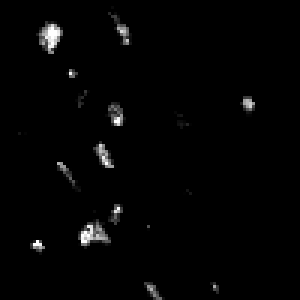
#> input picture Data/raw/test_easy_img.png, 100 x 100 px, given in place of test_easy_img.tiff, which was not available (shown 3 times larger)
$ jupyter execute --allow-errors Test.ipynb   (shell and % lines are left out)   (text cells are left out)
#> lines starting #> are read from the running program, lines starting #| are printed output that depends on the picture; after the words box and inside, x2 and y2 are one past the last pixel; in counts of white or black regions, pixels touching at a corner belong together; pictures that were not available may be replaced by others from this repository, and a replacement may not be noted
[cell 1]
import numpy as np
from skimage.io import imread, imsave
from skimage.exposure import rescale_intensity
from skimage.draw import disk, circle_perimeter
from skimage.color import gray2rgb
import matplotlib.pyplot as plt
import os
import cv2 as cv

[cell 2]
ROOT = os.path.dirname(os.getcwd())
DATA_DIR = os.path.join(ROOT, 'Data')

image_dir = os.path.join(DATA_DIR, 'raw')
mask_dir = os.path.join(DATA_DIR, 'mask')

#> (a cell that did not finish here is left out)

[cell 4]
# read in raw cell image and rescale its intensity
nuc_img = plt.imread(os.path.join(image_dir, 'test_easy_img.tiff'))
#> nuc_img is the input picture: shape (100, 100) float32; min 0, max 1, mean 0.0156
crop_shape = np.asanyarray([500,600,300,400])
nuc_img = rescale_intensity(nuc_img, (100, 400)) # need to manually set the intensity range
#> nuc_img: shape (100, 100) float32; every value is 0
nuc_img = nuc_img[crop_shape[0]:crop_shape[1], crop_shape[2]:crop_shape[3]]
#> nuc_img = empty array
# read in mask and rescale its intensity
#> (the rest of this cell did not finish here and is left out)

[cell 5]
# Initialize a guesss of the contour
def initialize(img):
    '''
    Distance transforming image into a family of level sets psi = +/-d
    The psi = 0 level always yields the moving front of a shape, aka the curve.
    '''
    img = np.clip(img, 0, 255)
    img_invert = 255 - img # this step will change boundaries to 0
    img = img.astype('uint8')
    img_invert = img_invert.astype('uint8')
    if len(img.shape) > 2:
        # conver to single-channgle gray-scale image
        img = cv.cvtColor(img, cv.COLOR_BGR2GRAY)
        img_invert = cv.cvtColor(img_invert, cv.COLOR_BGR2GRAY)
    # distance transform the image with a 3 x 3 kernel.
    dist_img = cv.distanceTransform(img, cv.DIST_L2, 3)
    # img_invert[dist_img==dist_img.max()] = 255 # (omitted because we only need distance to the boundary) need to restore the boundaries
    dist_img_invert = cv.distanceTransform(img_invert, cv.DIST_L2, 3)
    psi = dist_img + dist_img_invert
    dist_img = -1 * dist_img # the distances inside the boundaries are negative
    psi = dist_img + dist_img_invert # now the boundaries are fixed and zero
    psi = cv.GaussianBlur(psi, (3,3), sigmaX=1, borderType=cv.BORDER_DEFAULT)
    return psi

def draw_curve(psi, axis, colors='red', levels=[0]):
    '''
    Draw curve U on an image. By default, it is drawn in the red channel
    '''
    # curve at zero-crossing
    # draw levels with equal spacings
    # find the curve that cross zero level
    X = np.arange(0, psi.shape[1])
    Y = np.arange(0, psi.shape[0])
    xs, ys = np.meshgrid(X, Y, sparse=True)
    Z = psi[ys, xs]
    return axis.contour(X, Y, Z, levels=levels, colors=colors)

def pad(a):
    '''
    Pad the edge of an array a
    '''
    if a.shape[0] < 1 or a.shape[1] < 1:
        print('Image has invalid shape: expected sizes of dimensions to be greater than 1.')
    a = np.hstack((a[:,0][:, np.newaxis], a))
    a = np.hstack((a, a[:,a.shape[1]-1][:, np.newaxis]))
    a = np.vstack((a[0,:][np.newaxis, :], a))
    a = np.vstack((a, a[a.shape[0]-1,:][np.newaxis, :]))
    return a

def central_difference(psi):
    '''
    Compute central differences along x-axis, y-axis, and between x,y-axes
    '''
    # expanding psi to prevent shrinking in size after taking differences
    psi = pad(psi)
    m, n = psi.shape
    # print(m,n)
    dx = 0.5 * (psi[1:m-1, 2:n]-psi[1:m-1, 0:n-2])
    dy = 0.5 * (psi[2:m, 1:n-1]-psi[0:m-2, 1:n-1])
    dxx = (psi[1:m-1, 2:n] - psi[1:m-1, 1:n-1]) - (psi[1:m-1, 1:n-1] - psi[1:m-1, 0:n-2])
    dyy = (psi[2:m, 1:n-1] - psi[1:m-1, 1:n-1]) - (psi[1:m-1, 1:n-1] - psi[0:m-2, 1:n-1])
    dxy = 0.25 * ((psi[2:m, 2:n] - psi[2:m, 0:n-2]) - (psi[0:m-2, 2:n] - psi[0:m-2, 0:n-2]))
    return dx, dy, dxx, dyy, dxy

def finite_difference(psi, F, dt):
    '''
    Compute finite differences along the t direction at a give point psi(i,j)
    '''
    psi_right = psi[:] + dt * F # not sure about this since both dt and F are fixed
    right_diff = (psi_right - psi[:])
    psi_left = psi[:] - dt * F
    left_diff = (psi[:] - psi_left)
    return left_diff, right_diff

def finite_gradient(psi, F, dt):
    '''
    Compute gradient on the right and on the left at point psi(i,j) by using a finite difference scheme
    '''
    left_diff, right_diff = finite_difference(psi, F, dt)
    forward_grad = np.power(np.max(0, left_diff), 2) + np.power(np.min(0, right_diff), 2)
    backward_grad = np.power(np.max(0, right_diff), 2) + np.power(np.min(0, left_diff), 2)
    return forward_grad, backward_grad

def get_stopping_term(img, c=1):
    '''
    c contronls how penalizing the edges should be
    '''
    # print(img.shape)
    if len(img.shape) > 2:
        img = img.astype('uint8')
        img = cv.cvtColor(img, cv.COLOR_BGR2GRAY)
    img = pad(img)
    m,n = img.shape
    dx = 0.5 * (img[2:m, 1:n-1]-img[0:m-2, 1:n-1])
    dy = 0.5 * (img[1:m-1, 2:n]-img[1:m-1, 0:n-2])
    grad_mag = np.sqrt(dx**2 + dy**2)
    # return np.exp(-1*(grad_mag)**2 / (2*c**2)) # return the gaussian of the gradient magnitude
    return 1. / (1. + grad_mag**2)

def get_K(psi):
    dx, dy, dxx, dyy, dxy = central_difference(psi)
    dx, dy, dxx, dyy, dxy = (dx,dy,dxx,dyy,dxy).astype(np.float128)
    K = (dxx*dy**2 - 2*dy*dx*dxy + dyy*dx**2) / (np.power(dx**2 + dy**2, 1.5) + np.finfo('float').eps)
    return K

def curve_evolution(contour, img, dt=0.1, velocity=0.5, max_iter=1000):
    '''
    Evolve the curve based on the magitude the image gradient, curvature and gradient of image
    '''
    psi = initialize(contour)
    # Adjust force according to the gradient of the image
    F = get_stopping_term(img)
    fx, fy, _, _, _ = central_difference(F) # take the derivative of stopping term to make curve evolution slow down near curves (or boundaries)
    for i in range(max_iter):
        K = get_K(psi)
        dx, dy, _, _, _ = central_difference(psi)
        grad_mag = np.sqrt(dx**2 + dy**2)
        expansion = F * grad_mag
        smoothing = F * K * grad_mag
        attachment = fx*dx + fy*dy # slow down in the direction of perpenticular to the surface psi
        psi[:] = psi[:] + (dt * expansion + dt * smoothing + dt * attachment)
    return psi

[cell 6]
# [6 lines of commented-out code are left out]

[cell 7]
# [4 lines of commented-out code are left out]

[cell 8]
from skimage.draw import rectangle
# read in the test image 3
img = imread(os.path.join(DATA_DIR, "example", "test3.png"))
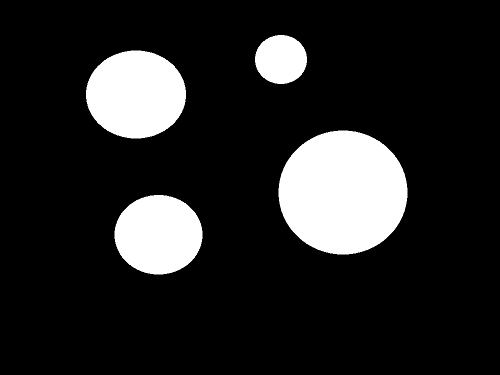
#> input picture Data/example/test3.png, 500 x 375 px
#> img is the input picture: shape (375, 500, 3); min 0, max 255, mean 36.6
img = cv.GaussianBlur(img, (3,3), sigmaX=1, borderType=cv.BORDER_DEFAULT)
contour_layer = np.zeros_like(img)
# initialize a large circle
start = (20,20)
end = (contour_layer.shape[0]-20, contour_layer.shape[1]-20)
#> end = (355, 480)
rr, cc = rectangle(start=start, end=end)
contour_layer[rr, cc, :] = [255, 255, 255]

# plt.imshow(img)
# plt.imshow(contour_layer)
fig, axs = plt.subplots(nrows=1, ncols=3, figsize=(20, 50))
max_iters = [200, 300, 400]
#> (the rest of this cell did not finish here and is left out)

[cell 9]
# read in the test image 3
img = imread(os.path.join(DATA_DIR, "example", "test3.png"))
img = cv.GaussianBlur(img, (3,3), sigmaX=1, borderType=cv.BORDER_DEFAULT)
# F = get_stopping_term(img)
# plt.imshow(F, cmap='gray')
contour_layer = np.zeros_like(img)
# initialize a small circle in each circle
center_x = 100
center_y = 100
rr, cc = disk((center_x, center_y), 15)
contour_layer[rr, cc, :] = [255, 255, 255]

center_x = 50
center_y = 280
rr, cc = disk((center_x, center_y), 15)
contour_layer[rr, cc, :] = [255, 255, 255]

center_x = 250
center_y = 175
rr, cc = disk((center_x, center_y), 15)
contour_layer[rr, cc, :] = [255, 255, 255]

center_x = 200
center_y = 300
rr, cc = disk((center_x, center_y), 15)
contour_layer[rr, cc, :] = [255, 255, 255]

# plt.imshow(img)
# plt.imshow(contour_layer)
fig, axs = plt.subplots(nrows=1, ncols=3, figsize=(20, 50))
max_iters = [200, 300, 400]
#> (the rest of this cell did not finish here and is left out)

[cell 10]
# read in cell image
img = imread(os.path.join(image_dir, "test_easy_img.png"))
#> img: shape (100, 100) uint16; min 0, max 65535, mean 1022
# img = np.clip(img, 0, 255)
img = cv.GaussianBlur(img, (3,3), sigmaX=1, borderType=cv.BORDER_DEFAULT)

# initialize a large rectangle
contour_layer = np.zeros_like(img)
start = (5,5)
end = (contour_layer.shape[0]-5, contour_layer.shape[1]-5)
#> end = (95, 95)
rr, cc = rectangle(start=start, end=end)
contour_layer[rr, cc] = 255

# initalize psi
psi = initialize(contour_layer)

# evolve the contour with psi
#> (the rest of this cell did not finish here and is left out)

#> in initialize (call 6), `img = np.clip(img, 0, 255)`:
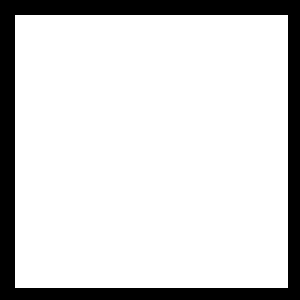
#> img: shape (100, 100) uint16 (shown 3 times larger); 82.8% white; 1 black region, box (x1, y1, x2, y2) and area: (0, 0, 100, 100) 1719
#> in initialize (call 6), `dist_img = cv.distanceTransform(img, cv.DIST_L2, 3)`:
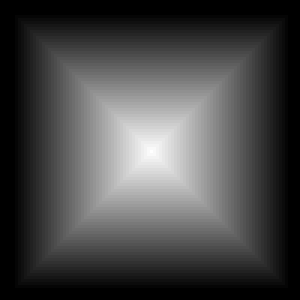
#> dist_img: shape (100, 100) float32 (shown 3 times larger); min 0, max 43.93, mean 12.4; drawn with min black and max white
#> in initialize (call 6), `dist_img = -1 * dist_img`:
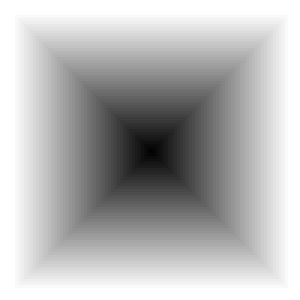
#> dist_img: shape (100, 100) float32 (shown 3 times larger); min -43.93, max 0, mean -12.39; drawn with min black and max white
#> in initialize (call 6), `psi = dist_img + dist_img_invert`:
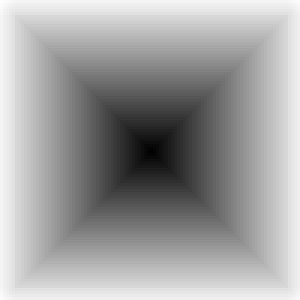
#> psi: shape (100, 100) float32 (shown 3 times larger); min -43.93, max 6.85, mean -11.92; drawn with min black and max white
#> in pad (call 8), `a = np.vstack((a[0,:][np.newaxis, :], a))`:
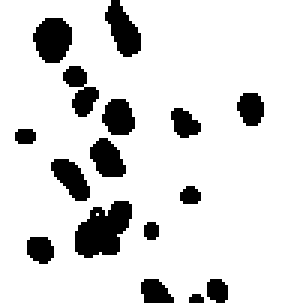
#> a: shape (101, 102) float64 (shown 3 times larger); min 4.68e-10, max 1, mean 0.865
#> in central_difference (call 5), `dyy = (psi[2:m, 1:n-1] - psi[1:m-1, 1:n-1]) - (psi[1:m-1, 1:n-1] - psi..`:
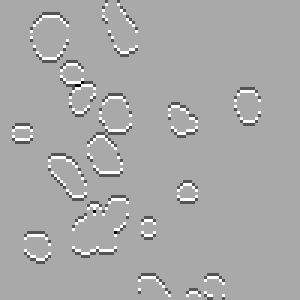
#> dyy: shape (100, 100) float64 (shown 3 times larger); min -2, max 1, mean -1.33e-19; drawn with min black and max white
#> in central_difference (call 5), `dxy = 0.25 * ((psi[2:m, 2:n] - psi[2:m, 0:n-2]) - (psi[0:m-2, 2:n] - p..`:
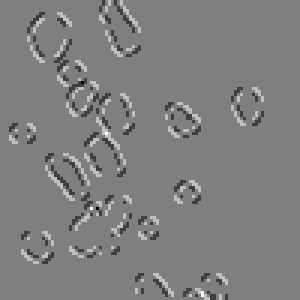
#> dxy: shape (100, 100) float64 (shown 3 times larger); min -0.5, max 0.5, mean -3.45e-20; drawn with min black and max white
fig, ax = plt.subplots()
ax.imshow(img, cmap='gray')
psi = draw_curve(psi, axis=ax)

[cell 11]
import matplotlib.pyplot as plt
from skimage import data, img_as_float
from skimage.segmentation import chan_vese
from skimage.io import imread, imsave

image = imread(os.path.join(image_dir, "test_easy_img.png"))
# Feel free to play around with the parameters to see how they impact the result
cv = chan_vese(image, mu=0.25, lambda1=1, lambda2=1, tol=1e-3,
               max_num_iter=200, dt=0.5, init_level_set="checkerboard",
               extended_output=True)

fig, axes = plt.subplots(2, 2, figsize=(8, 8))
ax = axes.flatten()

ax[0].imshow(image, cmap="gray")
ax[0].set_axis_off()
ax[0].set_title("Original Image", fontsize=12)

ax[1].imshow(cv[0], cmap="gray")
ax[1].set_axis_off()
title = f'Chan-Vese segmentation - {len(cv[2])} iterations'
#> title = 'Chan-Vese segmentation - 54 iterations'
ax[1].set_title(title, fontsize=12)

ax[2].imshow(cv[1], cmap="gray")
ax[2].set_axis_off()
ax[2].set_title("Final Level Set", fontsize=12)

ax[3].plot(cv[2])
ax[3].set_title("Evolution of energy over iterations", fontsize=12)

fig.tight_layout()
plt.show()
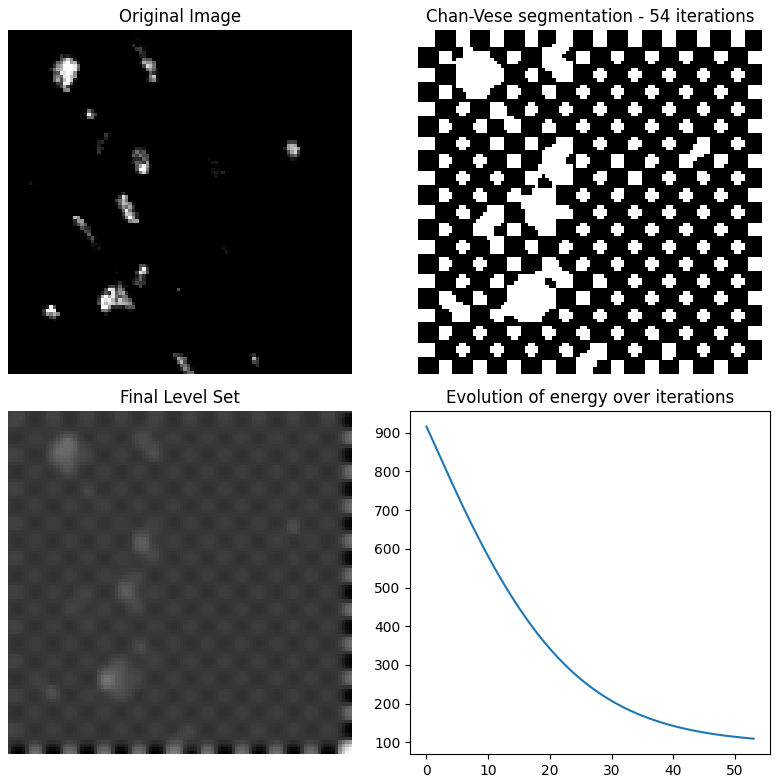
#> figure drawn by matplotlib, 4 panels; panel 4: curve peaks at x = 0, y = 916.1
